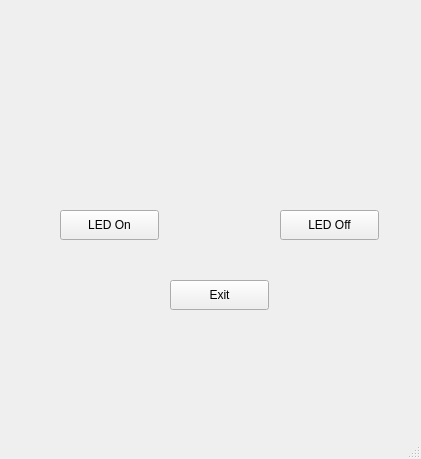
<?xml version="1.0" encoding="UTF-8"?>
<ui version="4.0">
 <class>MainWindow</class>
 <widget class="QMainWindow" name="MainWindow">
  <property name="geometry">
   <rect>
    <x>0</x>
    <y>0</y>
    <width>421</width>
    <height>459</height>
   </rect>
  </property>
  <property name="windowTitle">
   <string>MainWindow</string>
  </property>
  <widget class="QWidget" name="centralwidget">
   <widget class="QPushButton" name="btn_1">
    <property name="geometry">
     <rect>
      <x>60</x>
      <y>210</y>
      <width>99</width>
      <height>30</height>
     </rect>
    </property>
    <property name="text">
     <string>LED On</string>
    </property>
   </widget>
   <widget class="QPushButton" name="btn_2">
    <property name="geometry">
     <rect>
      <x>280</x>
      <y>210</y>
      <width>99</width>
      <height>30</height>
     </rect>
    </property>
    <property name="text">
     <string>LED Off</string>
    </property>
   </widget>
   <widget class="QPushButton" name="btn_3">
    <property name="geometry">
     <rect>
      <x>170</x>
      <y>280</y>
      <width>99</width>
      <height>30</height>
     </rect>
    </property>
    <property name="text">
     <string>Exit</string>
    </property>
   </widget>
  </widget>
  <widget class="QMenuBar" name="menubar">
   <property name="geometry">
    <rect>
     <x>0</x>
     <y>0</y>
     <width>421</width>
     <height>28</height>
    </rect>
   </property>
  </widget>
  <widget class="QStatusBar" name="statusbar"/>
 </widget>
 <resources/>
 <connections>
  <connection>
   <sender>btn_3</sender>
   <signal>clicked()</signal>
   <receiver>MainWindow</receiver>
   <slot>slot1()</slot>
   <hints>
    <hint type="sourcelabel">
     <x>226</x>
     <y>331</y>
    </hint>
    <hint type="destinationlabel">
     <x>218</x>
     <y>383</y>
    </hint>
   </hints>
  </connection>
 </connections>
 <slots>
  <slot>btn1_1()</slot>
  <slot>btn2Func()</slot>
  <slot>slot1()</slot>
 </slots>
</ui>
